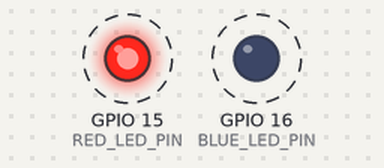
Bench run of a program on a simulated ESP32-S3. On the bench: output pins drawn as LEDs (lit = HIGH). Dashed ring = blinking. What the program prints to the serial monitor is not drawn.

Above: at 0.2 s.
Timing chart, 0 to 4.6 s (numbered marks = the images above):
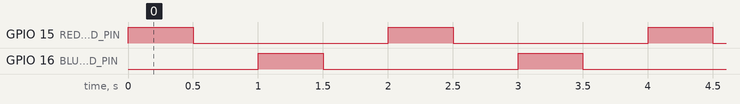

Measured:
- by itself, GPIO 15 (RED_LED_PIN), GPIO 16 (BLUE_LED_PIN): alternates HIGH for 0.50 s and LOW for 1.5 s
- by itself, everything shown: repeats every 2.0 s, in 4 steps

The program:

main.cpp
```cpp
#include <Arduino.h>

#define RED_LED_PIN 15
#define BLUE_LED_PIN 16
#define delayTime 500
#define BaudRate 115200


void setup() {
  Serial.begin(BaudRate);
  Serial.println("Start");
  pinMode(RED_LED_PIN, OUTPUT);
  pinMode(BLUE_LED_PIN, OUTPUT);
  digitalWrite(RED_LED_PIN, LOW);
  digitalWrite(BLUE_LED_PIN, LOW);
}

void loop() {
  digitalWrite(RED_LED_PIN, HIGH);
  Serial.println("Red LED ON");
  delay(delayTime);
  digitalWrite(RED_LED_PIN, LOW);
  Serial.println("Red LED OFF");
  delay(delayTime);

  digitalWrite(BLUE_LED_PIN, HIGH);
  Serial.println("Blue LED ON");
  delay(delayTime);
  digitalWrite(BLUE_LED_PIN, LOW);
  Serial.println("Blue LED OFF");
  delay(delayTime);
}
```
